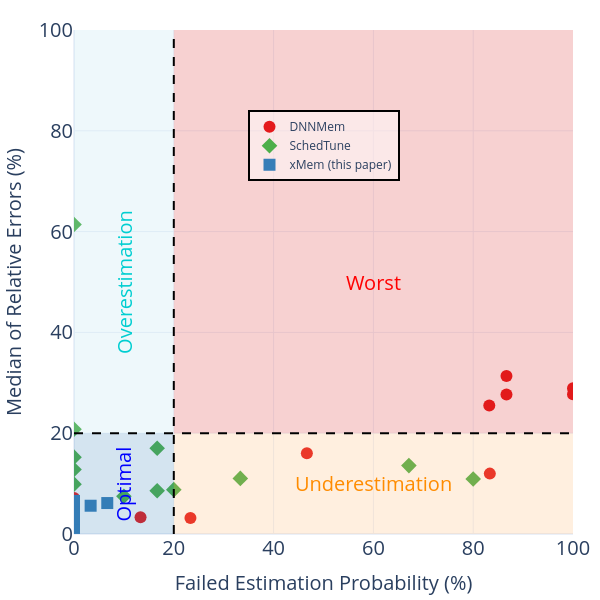

Notebook cell for this chart:
### Code cell
fig = e_plot.llm_plot_probability_estimation_vs_error_scatter_diagram_model_base(
    title="Evaluation-Comparison of Success Rate vs Relative Error-SGD",
    data_dir=project_base,
    image_size=(800, 800),
    title_font_size=35,
    legend_font_size=30,
    tickfont_size=25,
    quadrant_font_size=40,
    marker_size=16,
    view_mode=True
)
fig.show()

### Figure 1 — Plotly figure (JSON) as saved in the notebook; plotly's stock layout.template omitted (floating-point values rounded to 4 significant figures)
{"data": [{"customdata": [[124, 25], [150, 0], [0, 150], [70, 80], [125, 25], [150, 0], [0, 150], [0, 150], [20, 130], [35, 115], [130, 20], [130, 20]], "hovertemplate": "tool=DNNMem<br>Failed Estimation Probability  (%)=%{x}<br>Relative Error (%)=%{y}<br>Correct_Estimation_False_Count=%{customdata[0]}<br>Correct_Estimation_True_Count=%{customdata[1]}<extra></extra>", "legendgroup": "DNNMem", "marker": {"color": "#e41a1c", "size": 12, "symbol": "circle"}, "mode": "markers", "name": "DNNMem", "orientation": "v", "showlegend": true, "type": "scatter", "x": [83.22, 100.0, 0.0, 46.67, 83.33, 100.0, 0.0, 0.0, 13.33, 23.33, 86.67, 86.67], "xaxis": "x", "y": [25.49, 28.92, 5.49, 16.02, 11.98, 27.73, 7.16, 2.64, 3.33, 3.17, 27.69, 31.36], "yaxis": "y"}, {"customdata": [[100, 49], [120, 30], [0, 150], [0, 150], [0, 150], [50, 100], [0, 150], [0, 150], [25, 125], [25, 125], [15, 135], [30, 120]], "hovertemplate": "tool=SchedTune<br>Failed Estimation Probability  (%)=%{x}<br>Relative Error (%)=%{y}<br>Correct_Estimation_False_Count=%{customdata[0]}<br>Correct_Estimation_True_Count=%{customdata[1]}<extra></extra>", "legendgroup": "SchedTune", "marker": {"color": "#4daf4a", "size": 12, "symbol": "diamond"}, "mode": "markers", "name": "SchedTune", "orientation": "v", "showlegend": true, "type": "scatter", "x": [67.11, 80.0, 0.0, 0.0, 0.0, 33.33, 0.0, 0.0, 16.67, 16.67, 10.0, 20.0], "xaxis": "x", "y": [13.57, 10.91, 9.89, 12.79, 61.42, 11.03, 20.77, 15.25, 8.57, 17.0, 7.49, 8.8], "yaxis": "y"}, {"customdata": [[0, 149], [0, 150], [0, 150], [0, 150], [0, 150], [0, 150], [0, 150], [0, 150], [0, 150], [0, 150], [10, 140], [5, 145]], "hovertemplate": "tool=xMem (this paper)<br>Failed Estimation Probability  (%)=%{x}<br>Relative Error (%)=%{y}<br>Correct_Estimation_False_Count=%{customdata[0]}<br>Correct_Estimation_True_Count=%{customdata[1]}<extra></extra>", "legendgroup": "xMem (this paper)", "marker": {"color": "#377eb8", "size": 12, "symbol": "square"}, "mode": "markers", "name": "xMem (this paper)", "orientation": "v", "showlegend": true, "type": "scatter", "x": [0.0, 0.0, 0.0, 0.0, 0.0, 0.0, 0.0, 0.0, 0.0, 0.0, 6.667, 3.333], "xaxis": "x", "y": [4.12, 1.58, 4.26, 2.57, 3.38, 1.2, 5.78, 6.56, 3.07, 3.1, 6.14, 5.61], "yaxis": "y"}], "layout": {"annotations": [{"font": {"color": "blue", "size": 20}, "showarrow": false, "text": "Optimal", "textangle": -90, "x": 10.0, "xanchor": "center", "y": 10.0, "yanchor": "middle"}, {"font": {"color": "DarkOrange", "size": 20}, "showarrow": false, "text": "Underestimation", "x": 60.0, "xanchor": "center", "y": 10.0, "yanchor": "middle"}, {"font": {"color": "DarkTurquoise", "size": 20}, "showarrow": false, "text": "Overestimation", "textangle": -90, "x": 10.0, "xanchor": "center", "y": 50.0, "yanchor": "middle"}, {"font": {"color": "red", "size": 20}, "showarrow": false, "text": "Worst", "x": 60.0, "xanchor": "center", "y": 50.0, "yanchor": "middle"}], "font": {"size": 20}, "height": 600, "legend": {"bgcolor": "rgba(255,255,255,0.5)", "bordercolor": "Black", "borderwidth": 2, "font": {"size": 12}, "orientation": "v", "title": {}, "tracegroupgap": 0, "x": 0.5, "xanchor": "center", "y": 0.7, "yanchor": "bottom"}, "margin": {"b": 50, "l": 20, "r": 10, "t": 30}, "shapes": [{"fillcolor": "rgba(44, 123, 182, 0.2)", "line": {"width": 0}, "type": "rect", "x0": 0, "x1": 20, "y0": 0, "y1": 20}, {"fillcolor": "rgba(253, 174, 97, 0.2)", "line": {"width": 0}, "type": "rect", "x0": 20, "x1": 100, "y0": 0, "y1": 20}, {"fillcolor": "rgba(171, 217, 233, 0.2)", "line": {"width": 0}, "type": "rect", "x0": 0, "x1": 20, "y0": 20, "y1": 100}, {"fillcolor": "rgba(215, 25, 28, 0.2)", "line": {"width": 0}, "type": "rect", "x0": 20, "x1": 100, "y0": 20, "y1": 100}, {"line": {"color": "black", "dash": "dash", "width": 2}, "type": "line", "x0": 20, "x1": 20, "y0": 0, "y1": 100}, {"line": {"color": "black", "dash": "dash", "width": 2}, "type": "line", "x0": 0, "x1": 100, "y0": 20, "y1": 20}], "width": 600, "xaxis": {"anchor": "y", "domain": [0.0, 1.0], "range": [0, 100], "tickfont": {"size": 20}, "title": {"font": {"size": 20}, "text": "Failed Estimation Probability (%)"}}, "yaxis": {"anchor": "x", "domain": [0.0, 1.0], "range": [0, 100], "tickfont": {"size": 20}, "title": {"font": {"size": 20}, "text": "Median of Relative Errors (%)"}}}}
